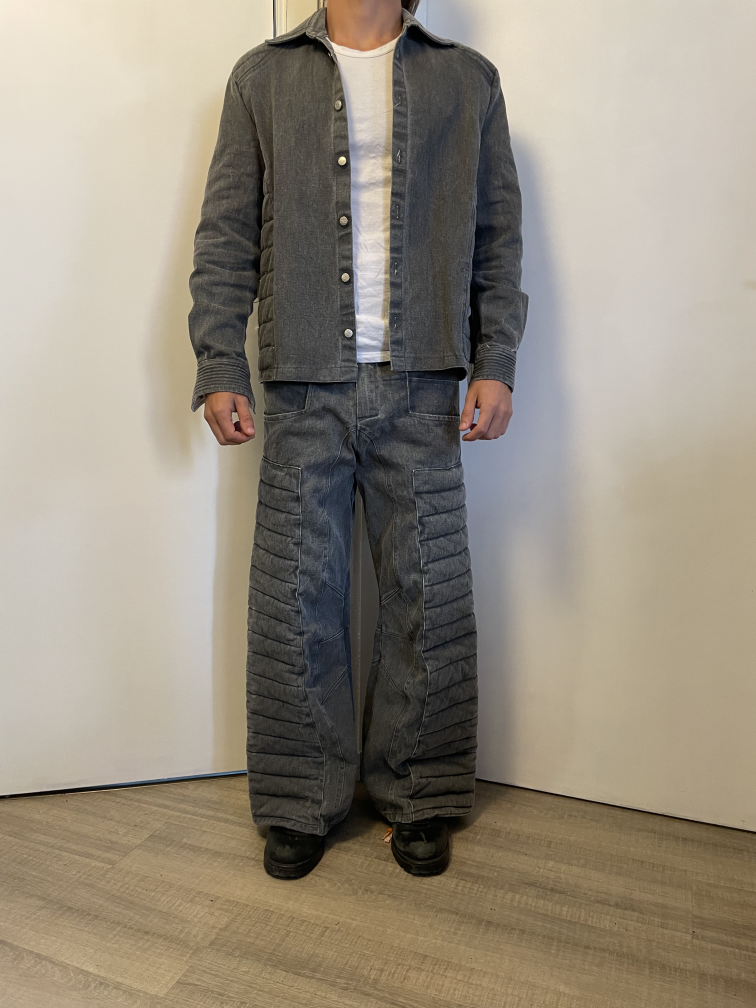
#> input picture pipeline/03_image_to_3d/in/outfit-01_01-front.jpg, 3024 x 4032 px (shown at 1/4 size); its folder holds only this picture in this run
$ python preprocess.py
#> lines starting #> are read from the running program, lines starting #| are printed output that depends on the picture
"""
TMMT — Preprocess photos for image-to-3D pipeline
==================================================

Take raw iPhone photos (typically 3024x4032, EXIF-rotated, ~3MB each)
and produce clean 1024x1024 PNG inputs for the Hunyuan3D-2 model.

Operations per photo:
  1. Auto-orient from EXIF (so up is really up)
  2. Center-crop to square (model expects square input)
  3. Resize to 1024x1024 (Hunyuan3D-2 default)
  4. Save as PNG (lossless, no artifacts)
  5. Strip all EXIF/metadata

Input:  pipeline/03_image_to_3d/in/<outfit>_<NN>-<view>.jpg
Output: pipeline/03_image_to_3d/in/_processed/<outfit>_<NN>-<view>.png
"""
import os
from pathlib import Path
from PIL import Image, ImageOps

IN_DIR = Path("/home/z/my-project/tmmt-repo/pipeline/03_image_to_3d/in")
OUT_DIR = IN_DIR / "_processed"
OUT_DIR.mkdir(parents=True, exist_ok=True)

TARGET_SIZE = 1024
VALID_EXTENSIONS = ('.jpg', '.jpeg', '.png', '.webp')


def process_photo(in_path: Path, out_path: Path) -> dict:
    """Process a single photo. Returns metadata dict."""
    img = Image.open(in_path)
#> img is the input picture: PIL image 3024x4032 RGB; mean R, G, B 150, 141.2, 126.8

    # 1. Auto-orient from EXIF
    img = ImageOps.exif_transpose(img)

    # 2. Convert to RGB (drop alpha)
    if img.mode != 'RGB':
        img = img.convert('RGB')

    # 3. Center-crop to square
    w, h = img.size
#> w = 3024; h = 4032
    side = min(w, h)
#> side = 3024
    left = (w - side) // 2
#> left = 0
    top = (h - side) // 2
#> top = 504
    img = img.crop((left, top, left + side, top + side))
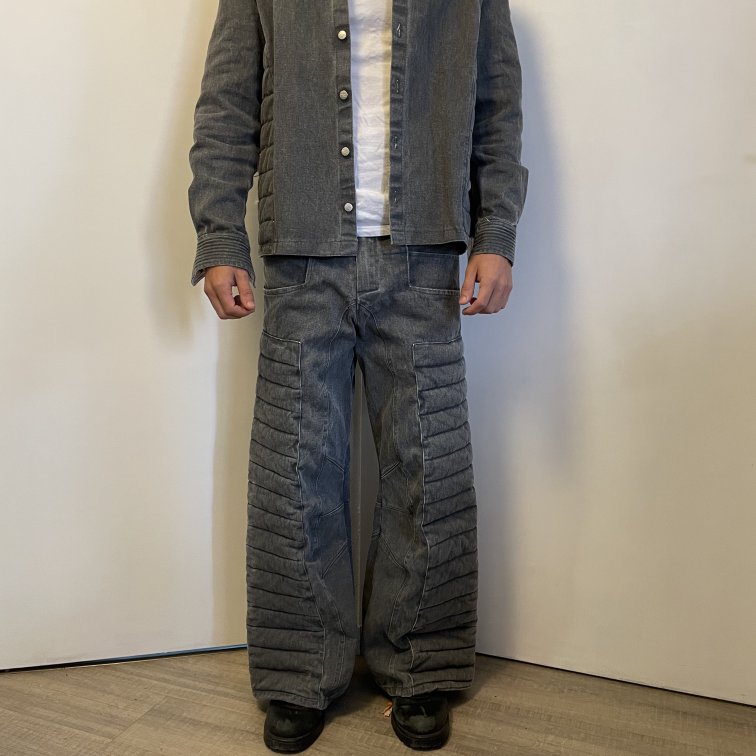
#> img: PIL image 3024x3024 RGB (shown at 1/4 size); mean R, G, B 143.8, 137.1, 125.9

    # 4. Resize to target
    img = img.resize((TARGET_SIZE, TARGET_SIZE), Image.LANCZOS)
#> img: PIL image 1024x1024 RGB

    # 5. Save as PNG (no metadata)
    img.save(out_path, 'PNG', optimize=True)

    return {
        'input': str(in_path.name),
        'output': str(out_path.name),
        'original_size': (w, h),
        'final_size': img.size,
#> (the run stopped early here; a loop or call above may not have finished)

$ run again, on pipeline/03_image_to_3d/in/outfit-01_02-side.jpg
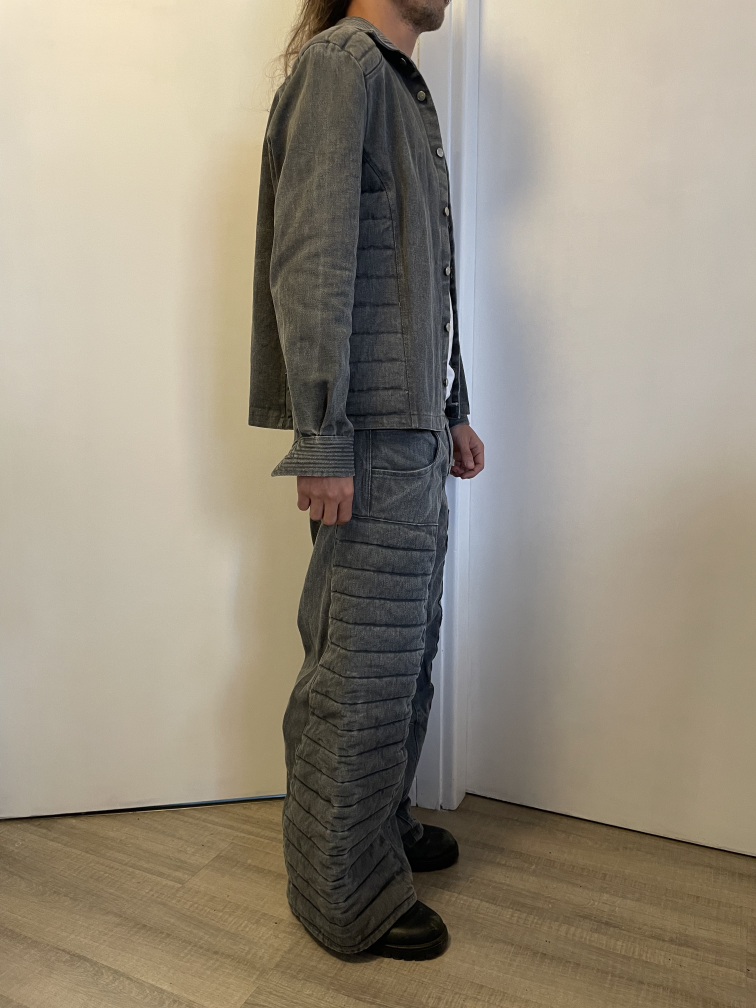
#> input picture pipeline/03_image_to_3d/in/outfit-01_02-side.jpg, 3024 x 4032 px (shown at 1/4 size)
#> in process_photo, img is the input picture: PIL image 3024x4032 RGB; mean R, G, B 151.4, 142.5, 126.8
#> in process_photo, `img = img.crop((left, top, left + side, top + side))`:
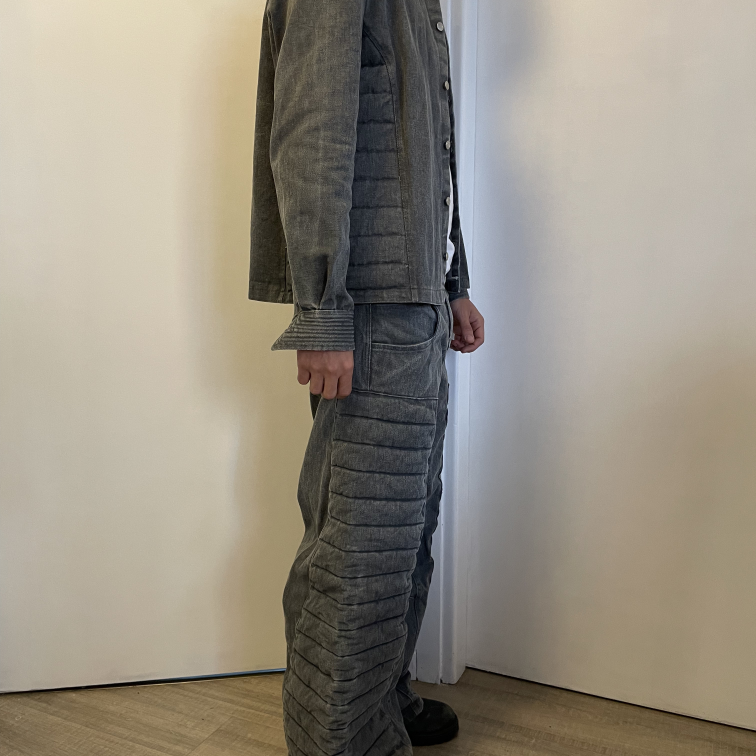
#> img: PIL image 3024x3024 RGB (shown at 1/4 size); mean R, G, B 149.5, 142.4, 129.5

$ run again, on pipeline/03_image_to_3d/in/outfit-01_03-back.jpg
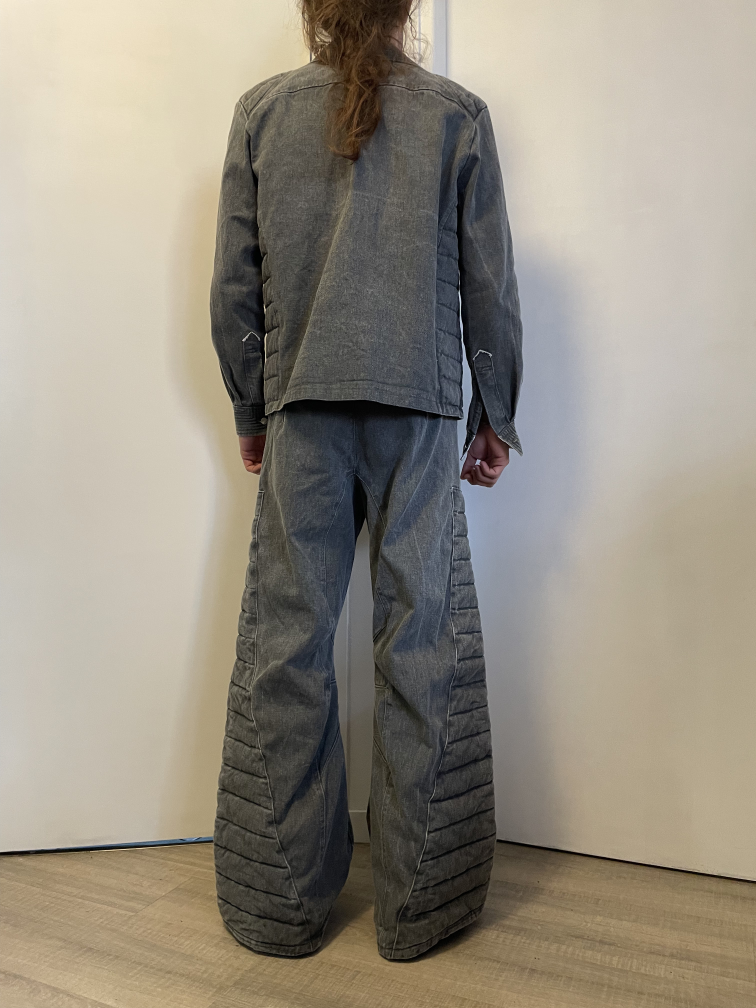
#> input picture pipeline/03_image_to_3d/in/outfit-01_03-back.jpg, 3024 x 4032 px (shown at 1/4 size)
#> in process_photo, img is the input picture: PIL image 3024x4032 RGB; mean R, G, B 150.2, 143, 130
#> in process_photo, `img = img.crop((left, top, left + side, top + side))`:
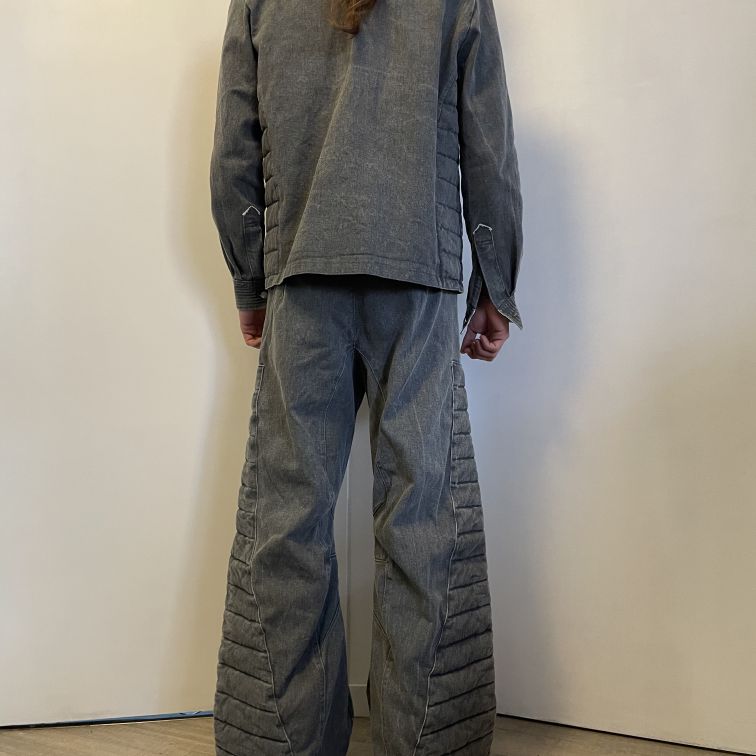
#> img: PIL image 3024x3024 RGB (shown at 1/4 size); mean R, G, B 145.6, 140.7, 131.3

$ run again, on pipeline/03_image_to_3d/in/outfit-01_04-detail.jpg
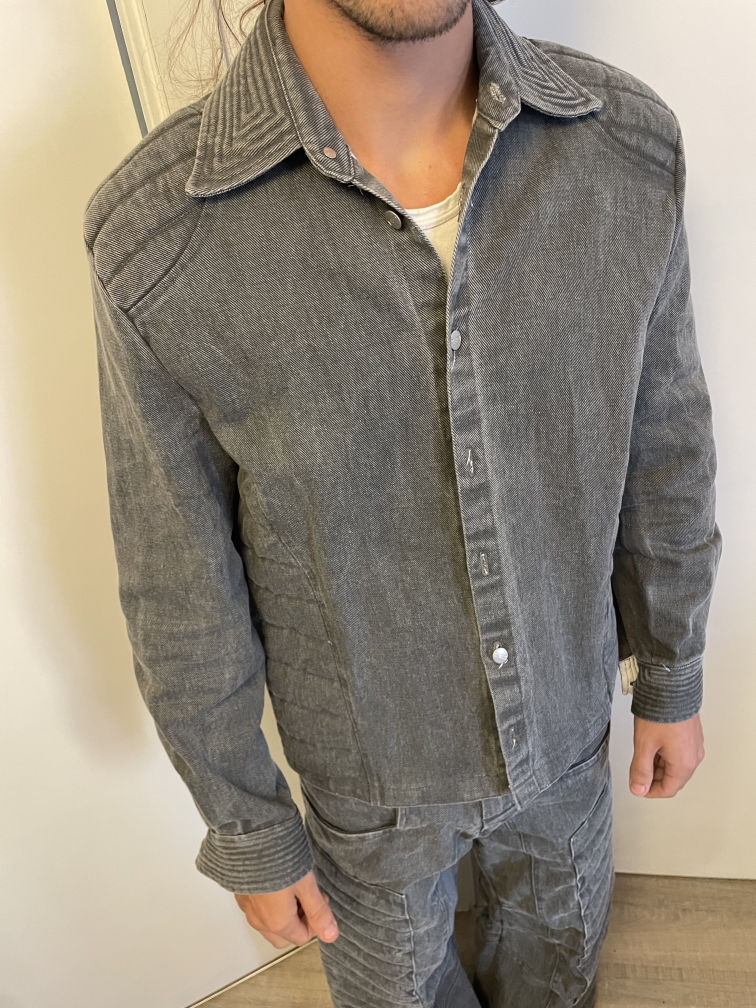
#> input picture pipeline/03_image_to_3d/in/outfit-01_04-detail.jpg, 3024 x 4032 px (shown at 1/4 size)
#> in process_photo, img is the input picture: PIL image 3024x4032 RGB; mean R, G, B 147.1, 137.3, 123.1
#> in process_photo, `img = img.crop((left, top, left + side, top + side))`:
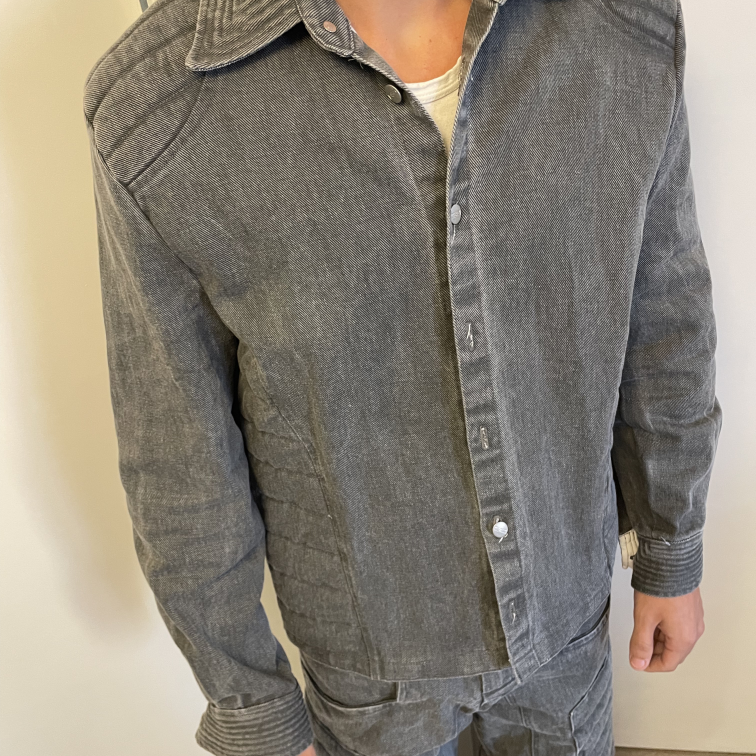
#> img: PIL image 3024x3024 RGB (shown at 1/4 size); mean R, G, B 139.8, 132.3, 120.1
